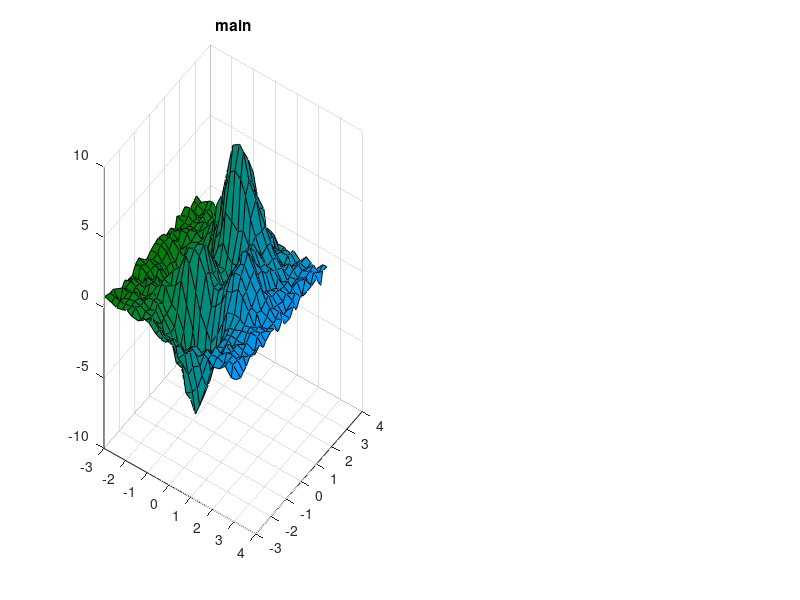

This chart was generated by the following MATLAB code: (Note: this script raises an error after producing the figure.)

clc;
clear
close all

[x,y,z] = peaks(25);
CO(:,:,1) = zeros(25); % red
CO(:,:,2) = ones(25).*linspace(0.5,0.6,25); % green
CO(:,:,3) = ones(25).*linspace(0,1,25); % blue

x=x+rand(size(x))*0.12;
y=y+rand(size(y))*0.05;
z=z+rand(size(z))*0.85;

subplot(121)
 surf(x,y,z,CO)
 title('main')
view(35,28)

% [p3do,mesh,mesh2]=msmooth(p3d,n,step,idp)
% -------- Inputs
% p3d=[x,y,z] Nx3 double
% n=[0:1] 0:no smoothing 1x1 double
% step=interpolation step on surf 1x1 int
% idp=axis number to smooth, 1:x,2:y,z:3 1x1 int
% -------- Outputs
% p3do:smoothed points Nx3 double
% mesh:quad mesh with the same points
% mesh2:quad mesh on regular base points regular base mesh:(min:step:max)
% patch(mesh{1},mesh{2},mesh{3},mesh{4},'FaceColor','interp');


 p3d=[x(:),y(:),z(:)];
 n=0.1
 step=0.25
 idp=3 %z
 
[p3ds,mesh,mesh2]=msmooth(p3d,n,step,idp);
subplot(122)
patch(mesh{1},mesh{2},mesh{3},mesh{4},'FaceColor','interp');
title('smoothed')
view(35,28)
grid on


